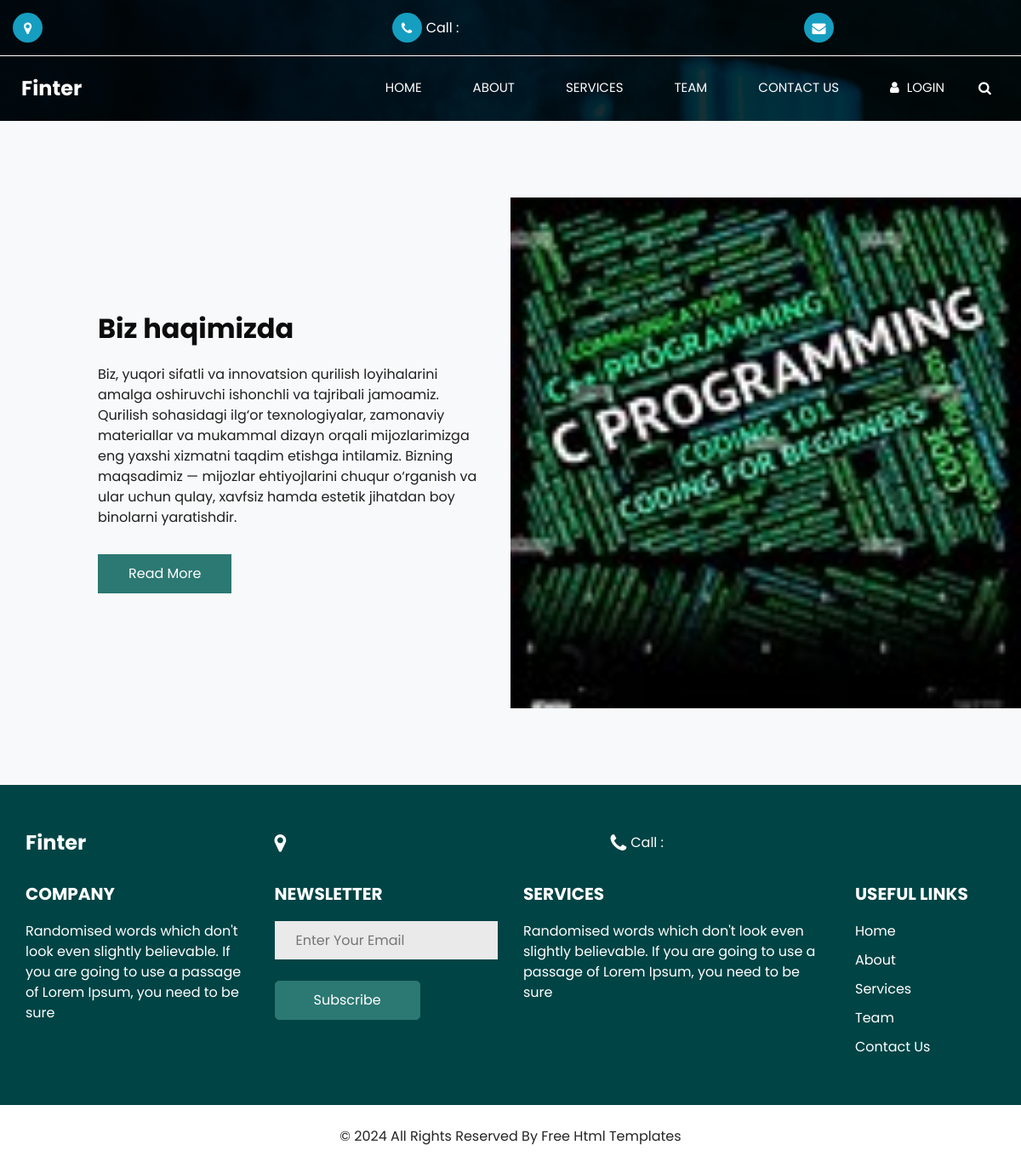
Screenshot of /about/about/ with the database file from the repository.
### about/models.py (models this page shows, shortened)
class About(models.Model):
    title = models.CharField(max_length=100)
    body = models.CharField(max_length=500)
    image = models.ImageField(upload_to='about_images/')

### about/views.py (the view)
# urls.py: path('about/', aboutView, name='about')
def aboutView(request):
    about = About.objects.all()
    context = {
        'abouts': about
    }
    return render(request, 'about.html', context)

### templates/about.html (shortened to what this page needs)
{% extends 'base.html' %}
{% load static %}
{% block content %}
<section class="about_section layout_padding bg-light">
    <div class="container-fluid">
        <div class="row">
            <div class="col-md-5 offset-md-1">
                <div class="detail-box pr-md-2">
                    <div class="heading_container">
                        <h2 class="">
                            {% for i in abouts %}
                            {{ i.title }}
                        </h2>
                    </div>
                    <p class="detail_p_mt">
                        {{ i.body  }}
                    </p>
                    <a href="about.html" class="">
                        Read More
                    </a>
                </div>
            </div>
            <div class="col-md-6 px-0">
                <div class="img-box ">
                    <img src="{{ i.image.url }}" class="box_img" alt="about img">
                    {% endfor %}
                </div>
            </div>
        </div>
    </div>
</section>
<section class="info_section ">
    <div class="container">
        <div class="info_top">
            <div class="row">
                <div class="col-md-3 ">
                    <a class="navbar-brand" href="index.html">
                        Finter
                    </a>
                </div>
                <div class="col-md-5 ">
                    <div class="info_contact">
                        <a href="https://maps.app.goo.gl/ycWmoMYHtms33hGC7">
                            <i class="fa fa-map-marker" aria-hidden="true"></i>
                        </a>
                        <a href="">
                            <i class="fa fa-phone" aria-hidden="true"></i>
                            <span>
                  Call : {{ homes.phone }}
                </span>
                        </a>
                    </div>
                </div>
            </div>
        </div>
        <div class="info_bottom">
            <div class="row">
                <div class="col-lg-3 col-md-6">
                    <div class="info_detail">
                        <h5>
                            Company
                        </h5>
                        <p>
                            Randomised words which don't look even slightly believable. If you are going to use a
                            passage of
                            Lorem
                            Ipsum, you need to be sure
                        </p>
                    </div>
                </div>
                <div class="col-lg-3 col-md-6">
                    <div class="info_form">
                        <h5>
                            NEWSLETTER
                        </h5>
                        <form action="">
                            <input type="text" placeholder="Enter Your Email"/>
                            <button type="submit">
                                Subscribe
                            </button>
                        </form>
                    </div>
                </div>
                <div class="col-lg-4 col-md-6">
                    <div class="info_detail">
                        <h5>
                            Services
                        </h5>
                        <p>
                            Randomised words which don't look even slightly believable. If you are going to use a
                            passage of
                            Lorem
                            Ipsum, you need to be sure
                        </p>
                    </div>
                </div>
                <div class="col-lg-2 col-md-6">
                    <div class="">
                        <h5>
                            Useful links
                        </h5>
                        <ul class="info_menu">
                            <li>
                                <a href="{% url 'index' %}">
                                    Home
                                </a>
                            </li>
                            <li>
                                <a href="{% url 'about' %}">
                                    About
                                </a>
                            </li>
                            <li>
                                <a href="{% url 'service' %}">
                                    Services
                                </a>
                            </li>
                            <li>
                                <a href="{% url 'team' %}">
                                    Team
                                </a>
                            </li>
                            <li class="mb-0">
                                <a href="{% url 'contact' %}">
                                    Contact Us
                                </a>
                            </li>
                        </ul>
                    </div>
                </div>
            </div>
        </div>
    </div>
</section>
{% endblock %}

### static/css/style.css (style rules this page uses)
body { font-family: 'Poppins', sans-serif; color: #0c0c0c; background-color: #ffffff; overflow-x: hidden; }
.layout_padding { padding: 90px 0; }
.heading_container { display: -webkit-box; display: -ms-flexbox; display: flex; -webkit-box-orient: vertical; -webkit-box-direction: normal; -ms-flex-direction: column; flex-direction: column; -webkit-box-align: start; -ms-flex-align: start; align-items: flex-start; }
.heading_container h2 { position: relative; font-weight: bold; }
a, a:hover, a:focus { text-decoration: none; }
.navbar-brand { color: #ffffff; font-weight: bold; font-size: 24px; }
.about_section .row { -webkit-box-align: center; -ms-flex-align: center; align-items: center; }
.about_section .img-box { position: relative; overflow: hidden; height: 100%; }
.about_section .img-box img { width: 100%; }
.about_section .detail-box p { color: #1f1f1f; margin-top: 15px; }
.about_section .detail-box a { display: inline-block; padding: 10px 35px; background-color: #2c7873; color: #ffffff; border-radius: 0px; -webkit-transition: all .3s; transition: all .3s; border: 1px solid #2c7873; margin-top: 15px; }
.info_section { background-color: #004445; color: #ffffff; padding: 45px 0 10px 0; }
.info_section h5 { margin-bottom: 20px; text-transform: uppercase; font-weight: bold; }
.info_section .info_top { margin-bottom: 25px; }
.info_section .info_top .row { -webkit-box-align: center; -ms-flex-align: center; align-items: center; }
.info_section .info_contact { display: -webkit-box; display: -ms-flexbox; display: flex; -webkit-box-pack: justify; -ms-flex-pack: justify; justify-content: space-between; min-width: 245px; }
.info_section .info_contact a { display: -webkit-box; display: -ms-flexbox; display: flex; -webkit-box-align: center; -ms-flex-align: center; align-items: center; color: #ffffff; }
.info_section .info_contact a i { margin-right: 5px; font-size: 24px; }
.info_section .info_bottom .row > div { margin-bottom: 30px; }
.info_section .info_menu { display: -webkit-box; display: -ms-flexbox; display: flex; -webkit-box-orient: vertical; -webkit-box-direction: normal; -ms-flex-direction: column; flex-direction: column; padding-left: 0; }
.info_section .info_menu li { list-style-type: none; margin-bottom: 10px; }
.info_section .info_menu li a { color: #ffffff; }
.info_section .info_form input { width: 100%; border: none; height: 45px; margin-bottom: 25px; padding-left: 25px; background-color: #eaeaea; outline: none; color: #101010; }
.info_section .info_form button { display: inline-block; padding: 10px 45px; background-color: #2c7873; color: #ffffff; border-radius: 5px; -webkit-transition: all .3s; transition: all .3s; border: 1px solid #2c7873; }

### static/css/responsive.css (style rules this page uses)
@media (min-width: 1200px) { .container { max-width: 1170px; } }

### rows the page displays
About: title "Biz haqimizda", body "Biz, yuqori sifatli va innovatsion qurilish loyihalarini amalga oshiruvchi ishonchli va tajribali jamoamiz. Qurilish sohasidagi ilg‘or texnologiyalar, zamonaviy materiallar va mukammal dizayn orqali mijozlarimizga eng yaxshi xizmatni taqdim etishga intilamiz. Bizning maqsadimiz — mijozlar ehtiyojlarini chuqur o‘rganish va ular uchun qulay, xavfsiz hamda estetik jihatdan boy binolarni yaratishdir.", image (picture)
